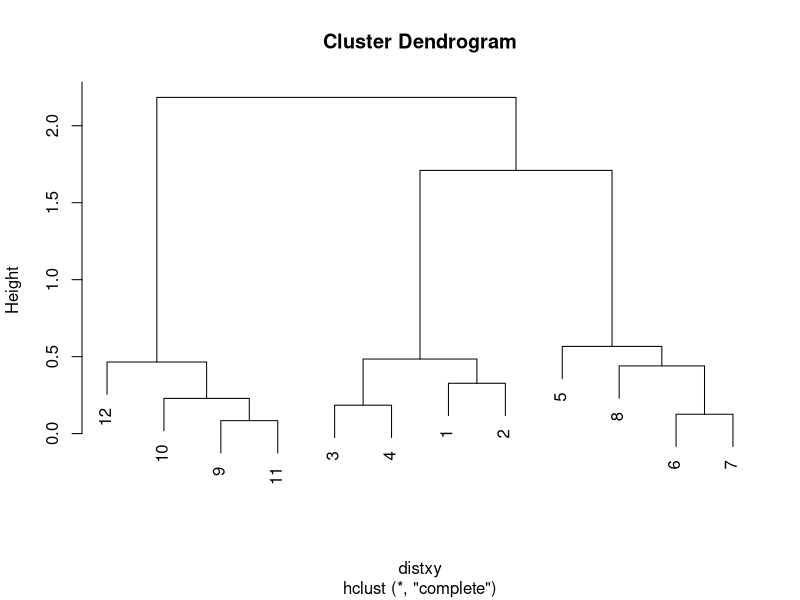
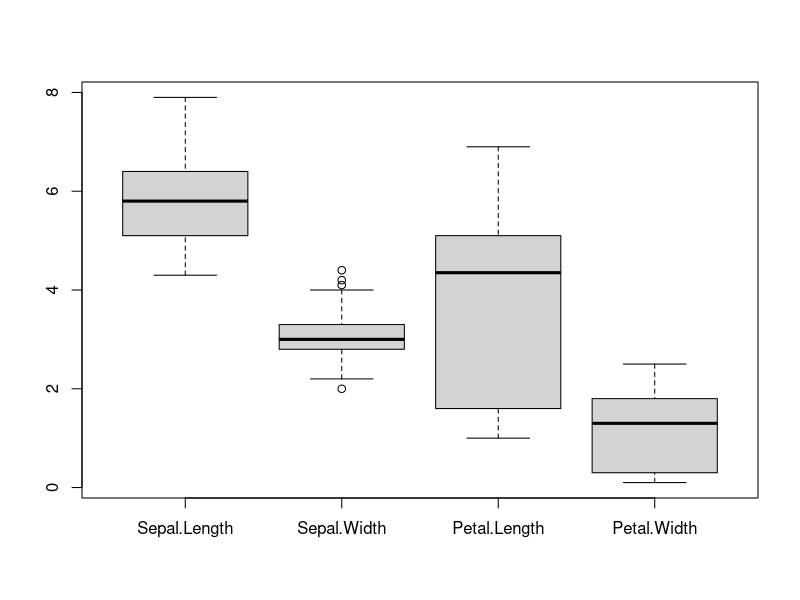
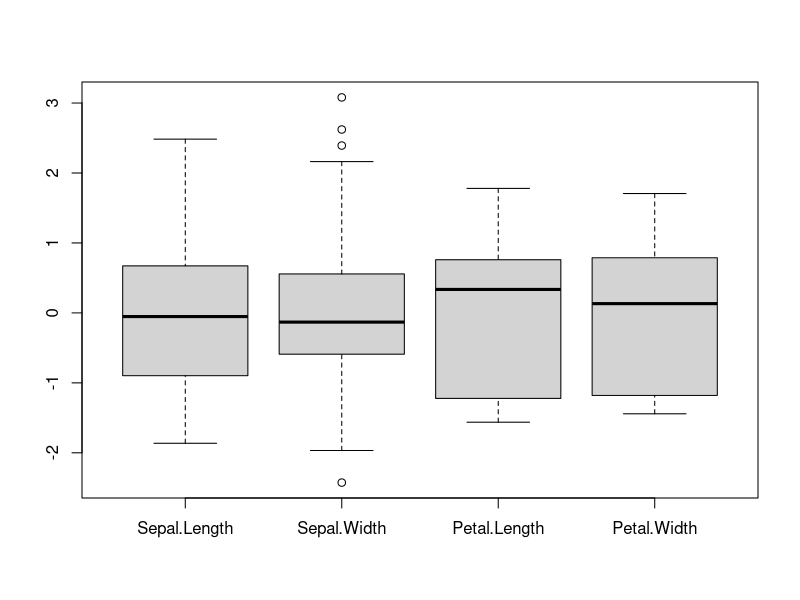
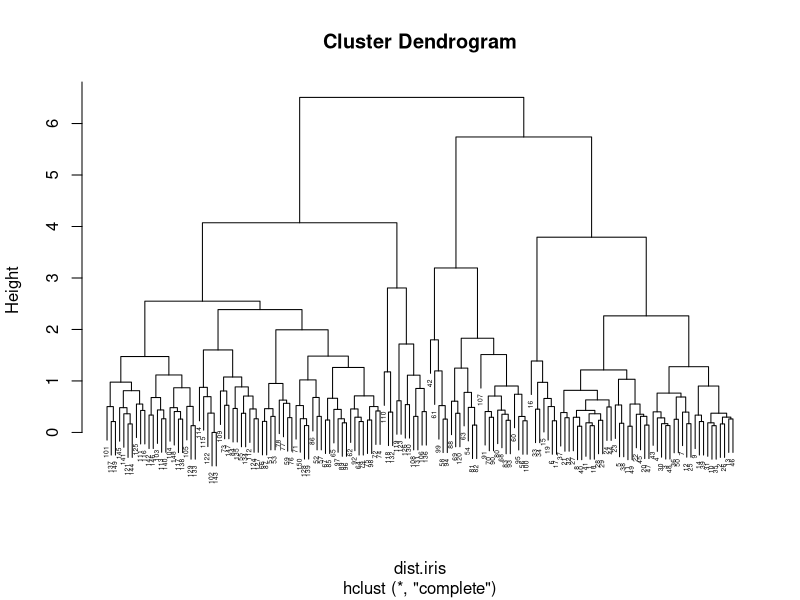
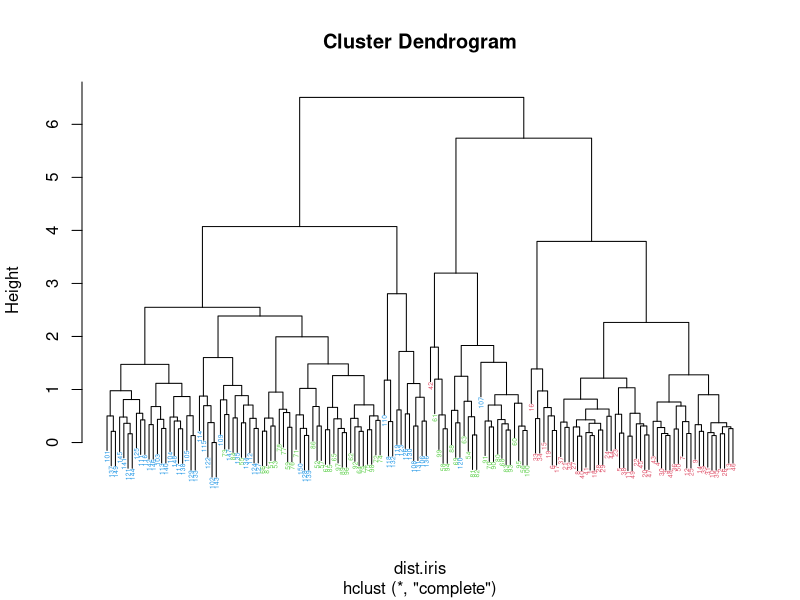
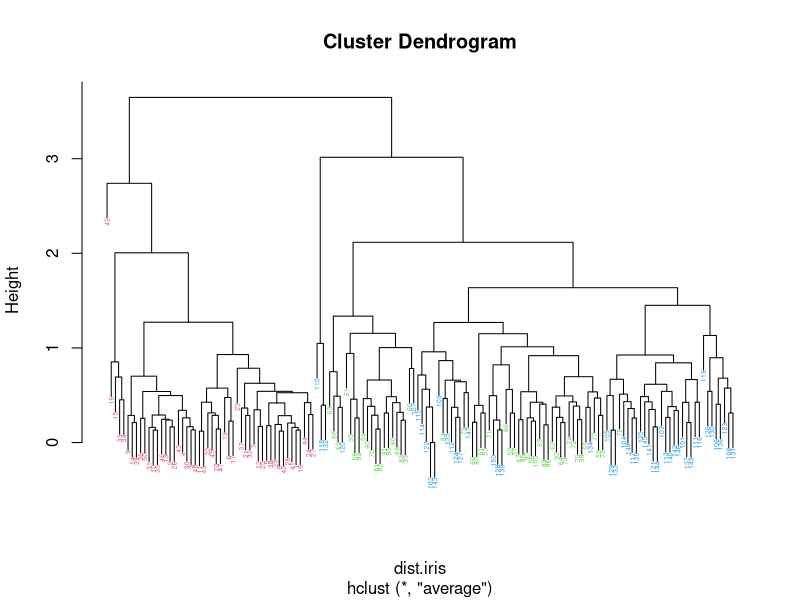
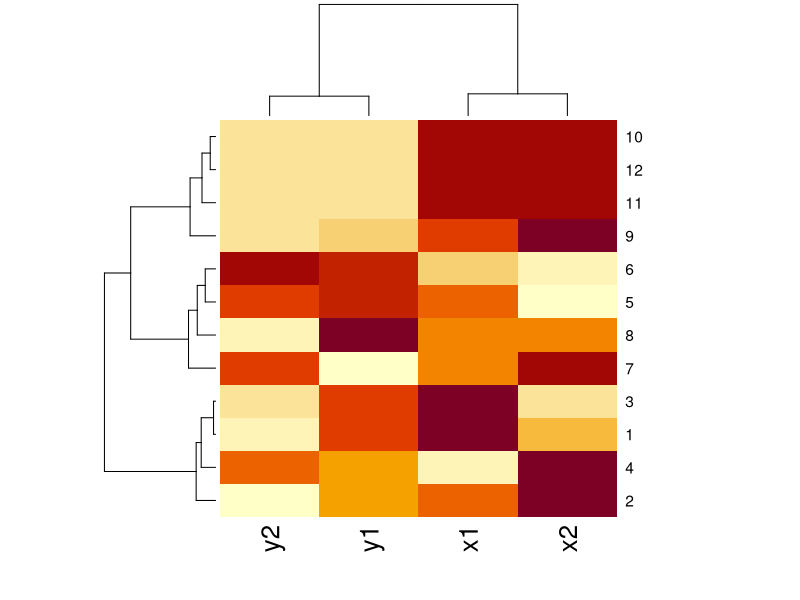
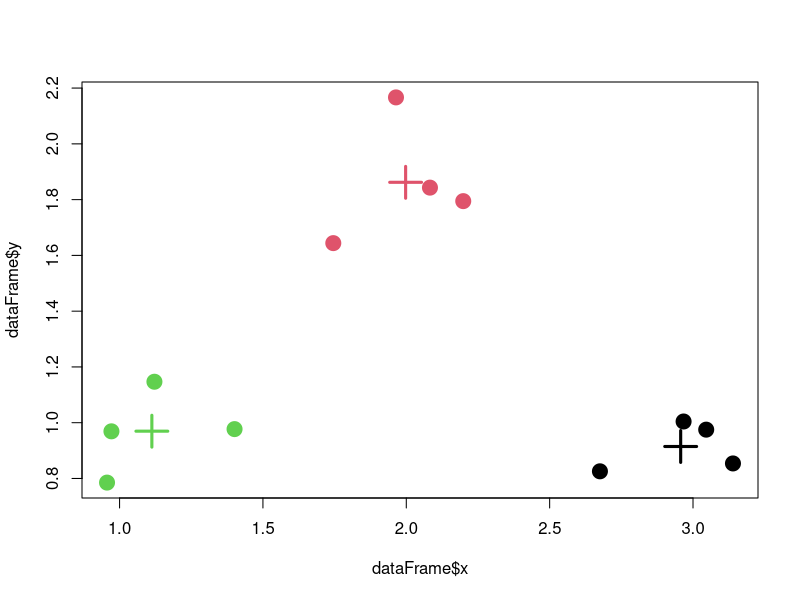

Source code (R) for these figures, in order:
## ---- chunk 1
x = rnorm(12,mean=rep(1:3,each=4),sd=0.2) 
y = rnorm(12,mean=rep(c(1,2,1),each=4),sd=0.2) 
dataFrame <- data.frame(x=x,y=y) 
dist(dataFrame)
## ---- chunk 2
distxy = dist(dataFrame, method = "euclidean") 
hc = hclust(distxy) 
plot(hc) 
## ---- chunk 3
iris.sc = scale(iris[,1:4])
boxplot(iris[,1:4]) 
boxplot(iris.sc)
## ---- chunk 4
dist.iris = dist(iris.sc, method = "euclidean") 
hc.complete = hclust(dist.iris, method = "complete") 
plot(hc.complete, cex = 0.4)
## ---- chunk 5
my.plot.hc = function(hclust, lab = 1:length(hclust$order),  
                      lab.col=rep(1, length(hclust$order)), hang = 0.1, ...) 
{ 
  y = rep(hclust$height, 2) 
  x = as.numeric(hclust$merge) 
  y = y[which(x<0)] 
  x = x[which(x<0)] 
  x = abs(x) 
  y = y[order(x)] 
  x = x[order(x)] 
  plot(hclust, labels = F, hang = hang, ...) 
  text(x = x, y = y[hclust$order]- (max(hclust$height) * hang),  
       labels = lab[hclust$order], col = lab.col[hclust$order], srt = 90,  
       adj = c(1,0.5), xpd = NA, ...) 
}

dist.iris = dist(iris.sc, method = "euclidean") 
hc.complete = hclust(dist.iris, method = "complete") 
my.plot.hc(hc.complete,lab.col=as.integer(iris$Species)+1, cex=0.4)
hc.average = hclust(dist.iris, method = "average") 
my.plot.hc(hc.average,lab.col=as.integer(iris$Species)+1,cex=0.4)
## ---- chunk 6
x1 <- rnorm(12,mean=rep(1:3,each=4),sd=0.2) 
x2 <- rnorm(12,mean=rep(1:3,each=4),sd=0.2) 
y1 <- rnorm(12,mean=rep(c(1,2,1),each=4),sd=0.2) 
y2 <- rnorm(12,mean=rep(c(1,2,1),each=4),sd=0.2) 
df2 = data.frame(x1, x2, y1, y2) 
heatmap(as.matrix(df2))
## ---- chunk 7
resKmeans <- kmeans(dataFrame, centers=3) 
resKmeans$cluster 
plot(dataFrame$x,dataFrame$y, col=resKmeans$cluster, pch=19, cex=2) 
points(resKmeans$centers, col=1:3, pch=3, cex=3, lwd=3) 
## ---- chunk 8
kmeans.iris = kmeans(iris[,1:4], centers = 3, nstart = 10000) 
table(kmeans.iris$cluster, iris$Species)
